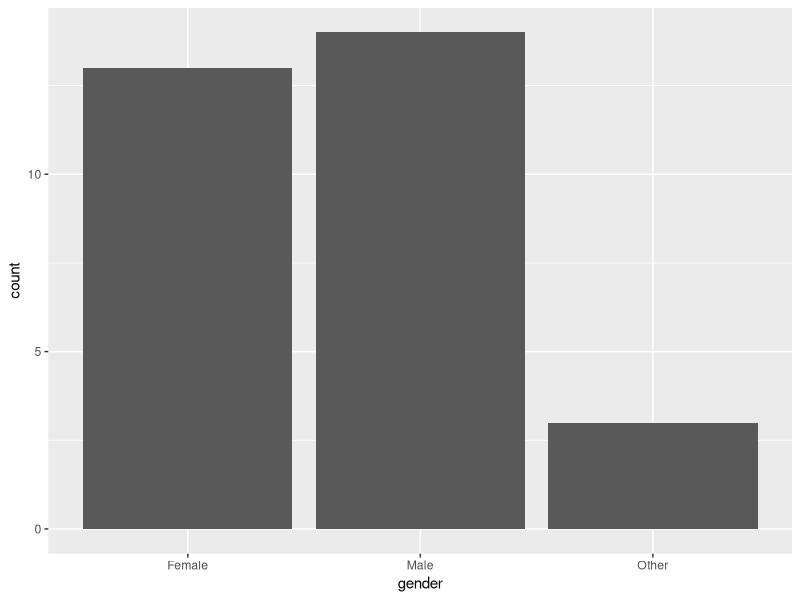
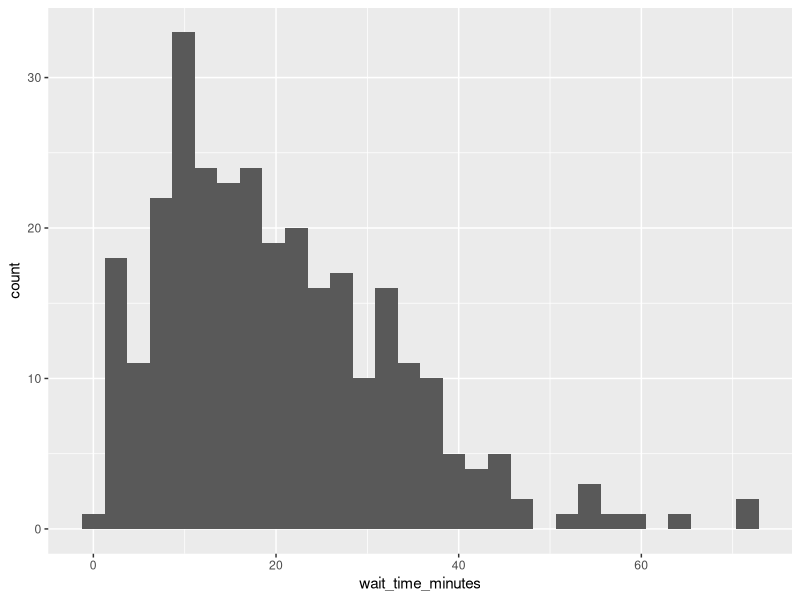
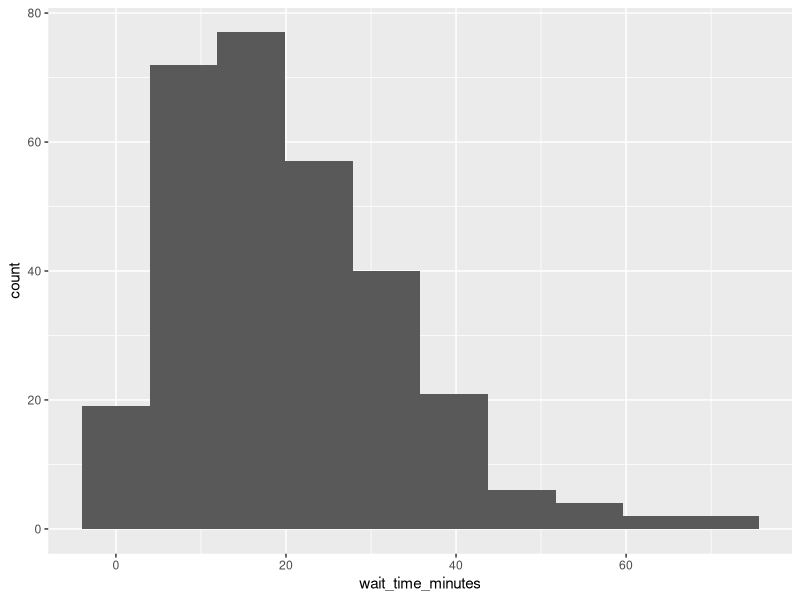
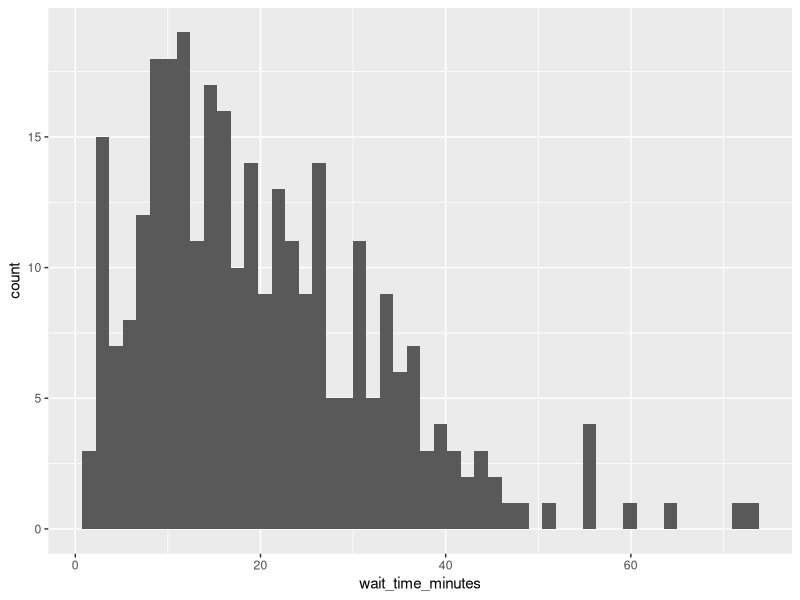
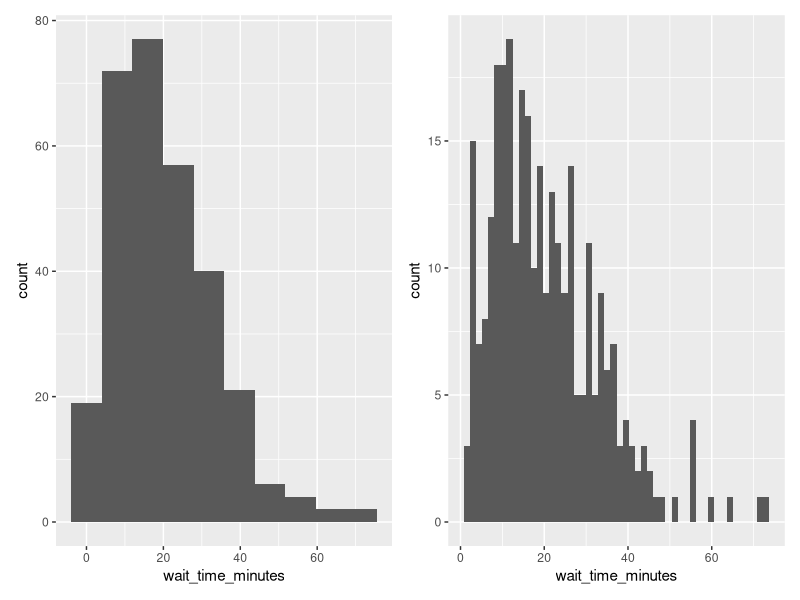
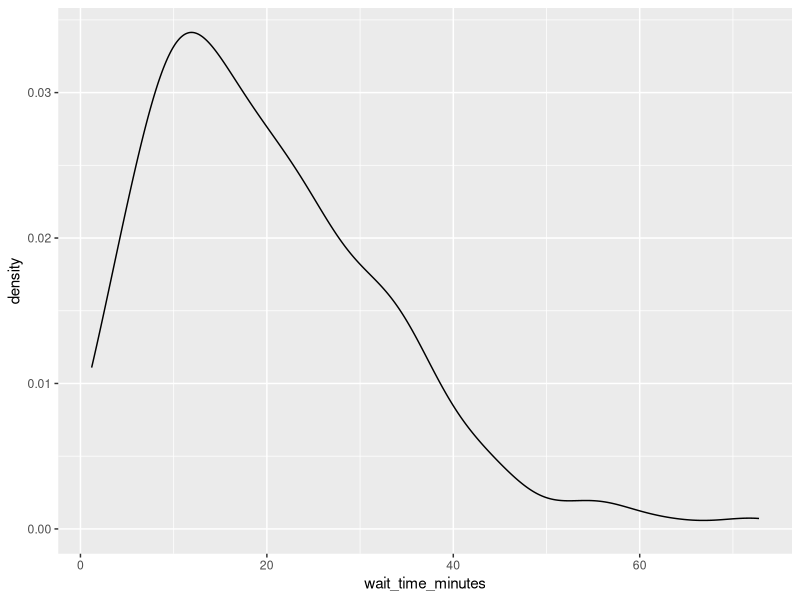

Write the R code that produced these figures, in order.
# CRIM 1200
# Distributions: R Exercises
# Name:
# Date:

# ------------------------------------------------------------
# INSTRUCTIONS
# ------------------------------------------------------------

# Complete each exercise in this R script. 
#
# Each question is worth 2 points.
#
# For questions that ask you to WRITE an answer, type your answer as a comment.
# In R, a comment begins with # and R will not try to run it as code.
#
# Example:
# Question: What type of variable is price?
# Answer: Quantitative, continuous.
#
# For questions that ask you to WRITE R CODE, type the code directly below
# the question.
#
# Before submitting:
# 1. Run your entire script from top to bottom.
# 2. Make sure the code runs without errors.
# 3. Save the file with your new edits.
# 4. Submit the .R file on Canvas.



# ------------------------------------------------------------
# 1. LOAD PACKAGES
# ------------------------------------------------------------

library(tidyverse)



# ------------------------------------------------------------
# 2. WORKING WITH MORE THAN ONE DATASET
# ------------------------------------------------------------

# You can have more than one dataset loaded in R at the same time.
# Each dataset needs its own OBJECT NAME.

# IMPORTANT:
# If you do this:
#
# dat <- read_csv("dataset1.csv")
# dat <- read_csv("dataset2.csv")
#
# the second line REPLACES the first object called dat.
# After the second line runs, dat refers only to dataset2.
#
# So when you are working with multiple datasets, give them meaningful,
# different names.


# ------------------------------------------------------------
# 3. LOAD THE DATA
# ------------------------------------------------------------

# Load the pretrial detention dataset (call it pretrial).
# Change the working directory first if necessary.

setwd("/Users/mariacuellar/Github/crim_data_analysis/data/")
pretrial <- read_csv("pretrial_detention_teaching_data.csv")


# Load the court cases dataset (call it court_cases).
# We give it a different object name so that BOTH datasets remain available.

court_cases <- read_csv("court_cases_teaching_data.csv")


# Print the first dataset, pretrial.

# YOUR CODE:
pretrial



# Print the second dataset, court_cases.

# YOUR CODE:
court_cases



# How many rows and columns are in pretrial?

# YOUR CODE:
dim(pretrial)

# Answer: 30 rows, 7 columns



# How many rows and columns are in court_cases?

# YOUR CODE:
dim(court_cases)

# Answer: 300 rows, 6 columns



# ------------------------------------------------------------
# 4. REVIEW: CATEGORICAL VARIABLES
# ------------------------------------------------------------


# Using pretrial, count the number of observations in each gender category.

# YOUR CODE: 
pretrial %>% 
  count(gender)



# Using pretrial, calculate the proportion of observations in each
# gender category.

# YOUR CODE:
pretrial %>% 
  count(gender) %>% 
  mutate(proportion = n / sum(n))



# Using pretrial, make a bar plot of gender.

# YOUR CODE:
pretrial %>% 
  ggplot(aes(x = gender)) + 
  geom_bar()



# In words, describe the distribution of gender.

# Answer: There are more male than female observations, and a few Other.



# ------------------------------------------------------------
# 5. QUANTITATIVE VARIABLES: HISTOGRAMS
# ------------------------------------------------------------

# We will use court_cases for the next exercises.


# Look at the variable wait_time_minutes.
# What statistical type of variable is it?

# YOUR CODE:
court_cases$wait_time_minutes

# Answer:
# It is a quantitative continuous variable.



# Make a histogram of wait_time_minutes using ggplot().
# Start with the default bins.

# YOUR CODE:
court_cases %>% 
  ggplot(aes(x = wait_time_minutes)) + 
  geom_histogram()



# Make the histogram again, but set bins = 10.

# YOUR CODE:
court_cases %>% 
  ggplot(aes(x = wait_time_minutes)) + 
  geom_histogram(bins = 10)

p_10bins <- court_cases %>% 
  ggplot(aes(x = wait_time_minutes)) + 
  geom_histogram(bins = 10)



# Make the histogram again, but set bins = 50.

# YOUR CODE:
court_cases %>% 
  ggplot(aes(x = wait_time_minutes)) + 
  geom_histogram(bins = 50)

p_50bins <- court_cases %>% 
  ggplot(aes(x = wait_time_minutes)) + 
  geom_histogram(bins = 50)


# Optional: Display the two histograms side by side.

#install.packages("patchwork")
library(patchwork)

p_10bins + p_50bins



# How does changing the number of bins change the appearance of the histogram?
# Does the underlying dataset change?

# Answer: The histogram shows the same data, but it looks a little different
# with more or fewer bins. We can see how the higher values are distributed
# across just a few different numbers, and there are many gaps there. We can
# also see that there's a bit of a gap left of the mode in the 50-bin
# histogram that we don't see in the 10-bin histogram. The underlying dataset
# does not change.



# ------------------------------------------------------------
# 6. DENSITY PLOTS
# ------------------------------------------------------------


# Make a density plot of wait_time_minutes.

# YOUR CODE:
court_cases %>% 
  ggplot(aes(x = wait_time_minutes)) +
  geom_density()



# What does a density plot show?
# What does the total area under the density curve equal?

# Answer: A density plot shows the shape of the distribution of a quantitative
# variable. Higher density means observations are more concentrated around
# those values. The total area under the curve equals 1.



# ------------------------------------------------------------
# 7. DESCRIBING THE SHAPE
# ------------------------------------------------------------

# Look at your histogram or density plot of wait_time_minutes.
# Describe its shape.
#
# Consider:
# - Is it unimodal, bimodal, multimodal, or roughly uniform?
# - Is it symmetric, right-skewed, or left-skewed?
# - Are there any unusual observations?

# Answer: It looks unimodal, right-skewed, and doesn't seem to have any unusual
# observations. Because it's a wait time, there can be no negative numbers,
# so we'd expect the distribution to be skewed.



# ------------------------------------------------------------
# 8. CENTER
# ------------------------------------------------------------

# Calculate the median of wait_time_minutes.

# YOUR CODE:
court_cases %>% 
  summarize(median = median(wait_time_minutes))



# Calculate the mean of wait_time_minutes.

# YOUR CODE:
court_cases %>% 
  summarize(mean = mean(wait_time_minutes))



# Compare the mean and median.
# Based on the shape of the distribution, does the difference make sense?
# Explain briefly.

# Answer: The median is lower than the mean. This is because the distribution
# is right-skewed. The difference does make sense. It is not extremely skewed,
# meaning that there are not a large number of observations in the right tail.



# ------------------------------------------------------------
# 9. SPREAD
# ------------------------------------------------------------


# Calculate the minimum and maximum wait_time_minutes.

# YOUR CODE:
court_cases %>% 
  summarize(
    min = min(wait_time_minutes), 
    max = max(wait_time_minutes)
  )



# Calculate the range of wait_time_minutes.

# YOUR CODE:
court_cases %>% 
  summarize(range = max(wait_time_minutes) - min(wait_time_minutes))



# Calculate Q1, the median, and Q3 for wait_time_minutes.

# YOUR CODE:
summary(court_cases$wait_time_minutes)



# Calculate the interquartile range (IQR) of wait_time_minutes.

# YOUR CODE:
court_cases %>% 
  summarize(IQR = IQR(wait_time_minutes))

# Answer: The interquartile range is 17.3 minutes.



# Calculate the standard deviation of wait_time_minutes.

# YOUR CODE: 
court_cases %>% 
  summarize(sd = sd(wait_time_minutes))

# Answer: The standard deviation is 12.9 minutes. It is lower than the IQR,
# as expected.



# ------------------------------------------------------------
# 10. CHOOSING SUMMARY STATISTICS
# ------------------------------------------------------------

# Based on the shape of the wait_time_minutes distribution, which pair is more
# appropriate for describing center and spread?
#
# A. Mean and standard deviation
# B. Median and IQR
#
# Answer: B.
#
# Explain why: The distribution is asymmetric, and the mean is sensitive to
# the long right tail, so the median and IQR better describe the center and
# spread of this distribution.
